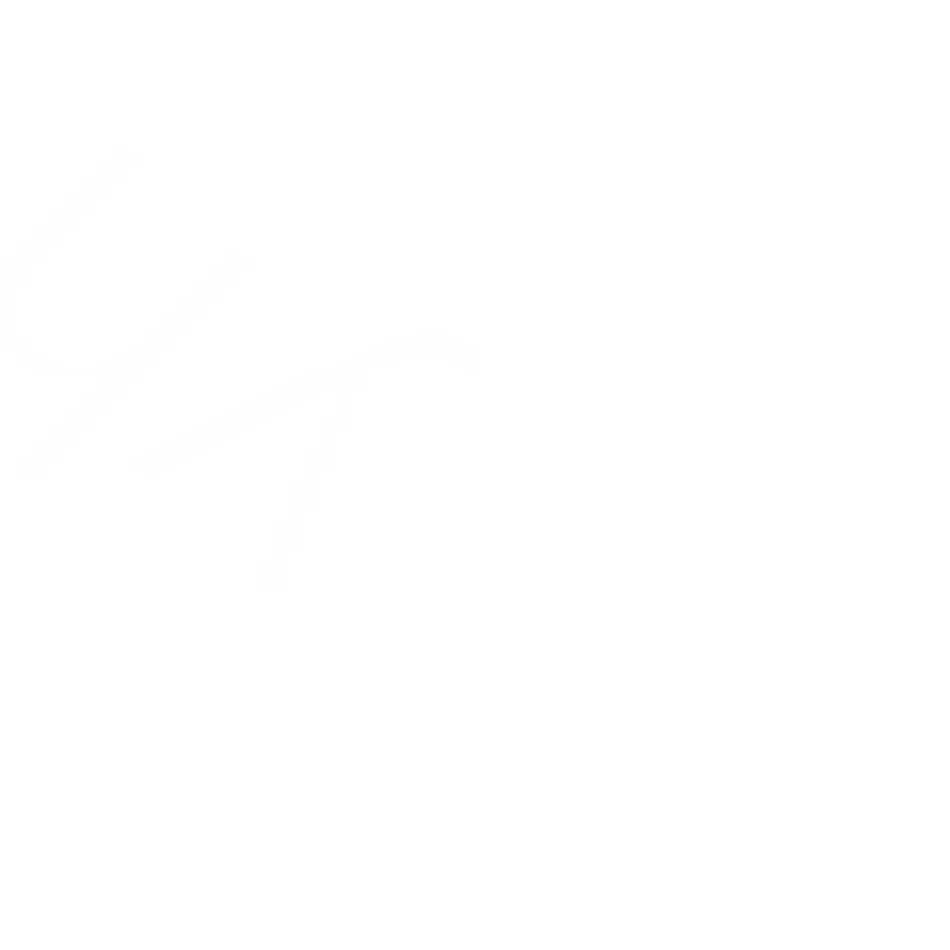
Frame 1 (no input)
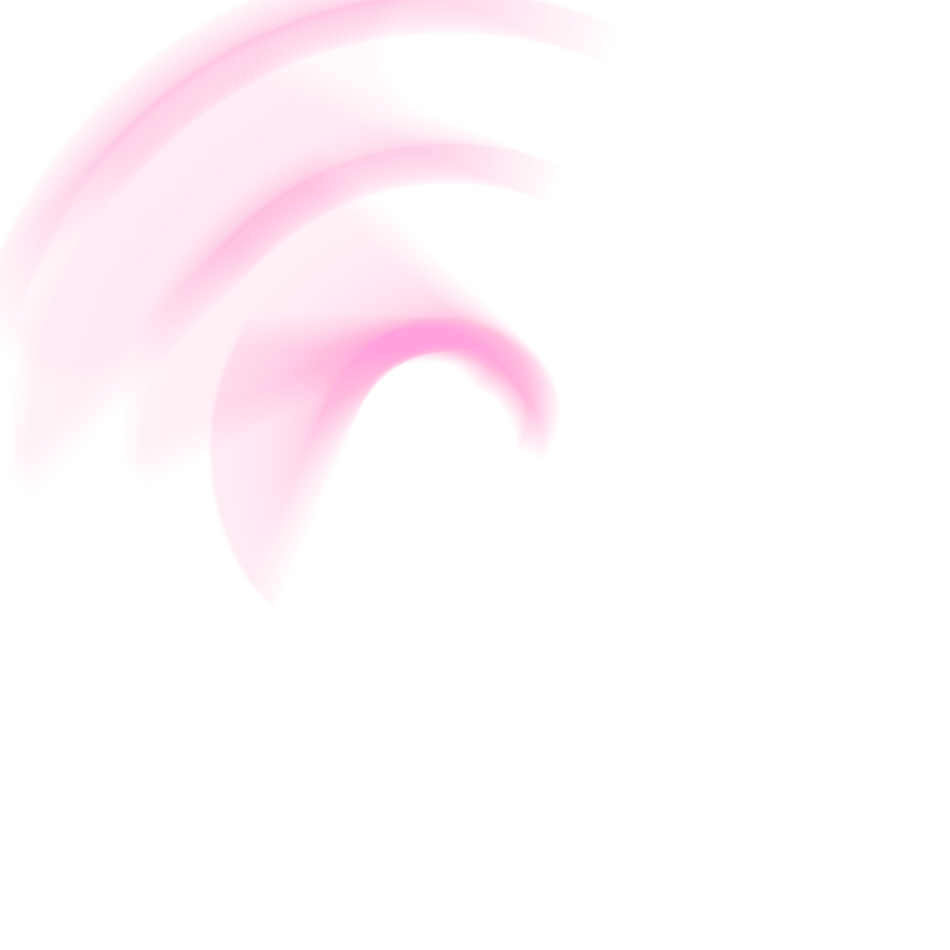
Frame 60 (no input)
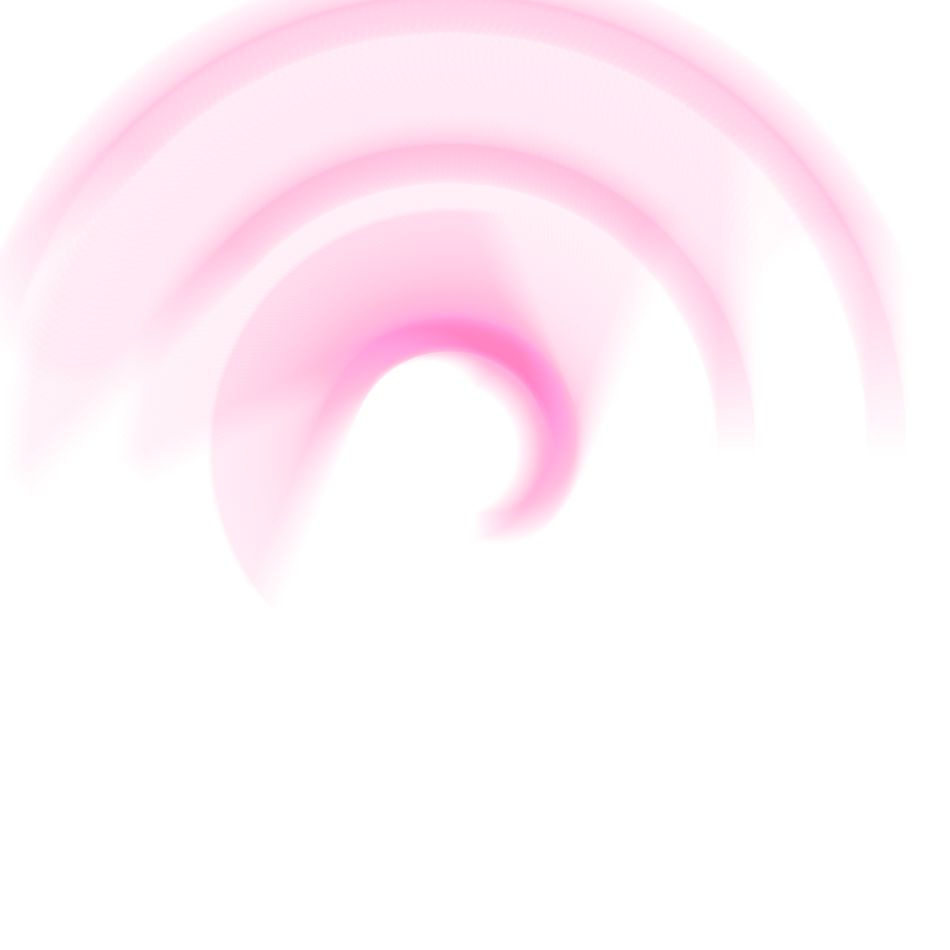
Frame 120 (the mouse pressed at the canvas centre since frame 60)

The p5.js sketch that drew these frames (run headless with seeded random() and noise() and a simulated clock; from frame 60 on, the mouse is pressed at the canvas centre):

// p5.js sketch
// ── sketch.js
/* Since it was Valentine's week, I was inspired to create an abstract 
 * pink rose. 
 * 
 * First I changed the $ to yh as it is my initial and increased the 
 * canvas size so it can fit both letters. I also changed the colour
 * to a darker shade of pink so when it rotates and overlaps it would 
 * look more like a rose. Then I made the transparency low to create 
 * a dreamy glow effect. Lastly I made the translation speed slightly 
 * faster so the dreamy effect can be seen more clearly at one glance. 
 * 
 * I also made i=k=450 since it's a rotation, the starting point doesn't
 * matter
 * 
 * Through this assignment, I learnt how layering, shape of letters and 
 * motion can affect the composition in an animation. I aim 
 * to continue applying these techniques in my future sketches.
 */


i=k=450;
function setup(){createCanvas(950,950);textSize(k)}
function draw(){
 translate(k,k);
 fill(255,0,127,2);
 rotate(i+=.02);
 text("yh",10,0)
}
